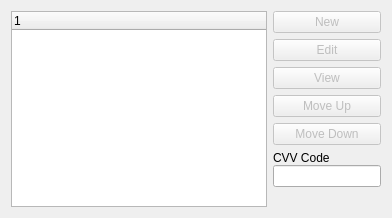
       <widget class="QWidget" name="_creditCardTab">
        <attribute name="title">
         <string>Credit Card</string>
        </attribute>
        <layout class="QHBoxLayout">
         <item>
          <widget class="XTreeWidget" name="_cc"/>
         </item>
         <item>
          <layout class="QVBoxLayout">
           <item>
            <widget class="QPushButton" name="_newCC">
             <property name="enabled">
              <bool>false</bool>
             </property>
             <property name="text">
              <string>New</string>
             </property>
            </widget>
           </item>
           <item>
            <widget class="QPushButton" name="_editCC">
             <property name="enabled">
              <bool>false</bool>
             </property>
             <property name="text">
              <string>Edit</string>
             </property>
            </widget>
           </item>
           <item>
            <widget class="QPushButton" name="_viewCC">
             <property name="enabled">
              <bool>false</bool>
             </property>
             <property name="text">
              <string>View</string>
             </property>
            </widget>
           </item>
           <item>
            <widget class="QPushButton" name="_upCC">
             <property name="enabled">
              <bool>false</bool>
             </property>
             <property name="text">
              <string>Move Up</string>
             </property>
            </widget>
           </item>
           <item>
            <widget class="QPushButton" name="_downCC">
             <property name="enabled">
              <bool>false</bool>
             </property>
             <property name="text">
              <string>Move Down</string>
             </property>
            </widget>
           </item>
           <item>
            <layout class="QVBoxLayout">
             <property name="spacing">
              <number>0</number>
             </property>
             <item>
              <widget class="QLabel" name="_CCCVVLit">
               <property name="text">
                <string>CVV Code</string>
               </property>
              </widget>
             </item>
             <item>
              <widget class="XLineEdit" name="_CCCVV">
               <property name="sizePolicy">
                <sizepolicy hsizetype="Minimum" vsizetype="Fixed">
                 <horstretch>0</horstretch>
                 <verstretch>0</verstretch>
                </sizepolicy>
               </property>
              </widget>
             </item>
            </layout>
           </item>
           <item>
            <spacer>
             <property name="orientation">
              <enum>Qt::Vertical</enum>
             </property>
             <property name="sizeType">
              <enum>QSizePolicy::Expanding</enum>
             </property>
             <property name="sizeHint" stdset="0">
              <size>
               <width>20</width>
               <height>20</height>
              </size>
             </property>
            </spacer>
           </item>
          </layout>
         </item>
        </layout>
       </widget>
